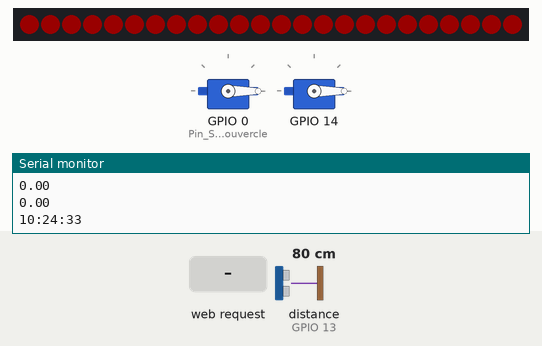
A sketch run on a simulated ESP8266 (NodeMCU). Shown: 2 × servo, 24 RGB LEDs in strip order, left to right, the last lines printed to the serial monitor. Wiring (inferred from the names in the program): ultrasonic range finder: trigger GPIO 13; echo GPIO 13. The test bench sets the inputs (shaded band); at power-on: distance to the obstacle (sensor on GPIO 13) 80 cm. Dim RGB values are drawn brighter than linear; WiFi joins after 1.5 s; servers stay silent unless stated; network time is answered at once with the bench clock; the local clock reads 2024-03-15 10:24:30 at power-on unless the sketch sets it.

Above: at 3.2 s.
3.3 s: distance to the obstacle (sensor on GPIO 13) set to 2 cm
At 4.4 s:
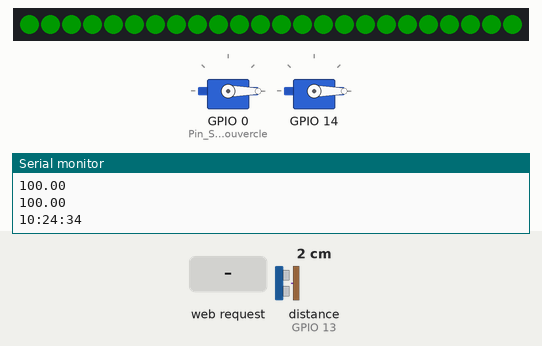
5.0 s: distance to the obstacle (sensor on GPIO 13) set to 4 cm
At 5.8 s:
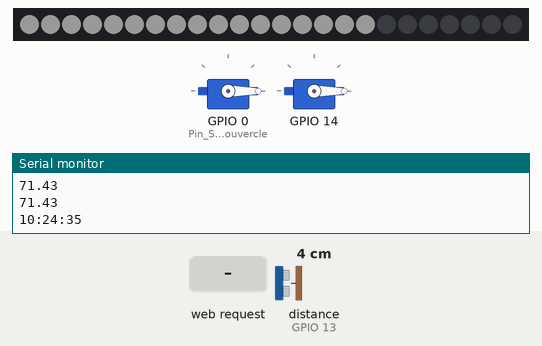
6.5 s: HTTP request GET /doseCroquette received
At 6.66 s:
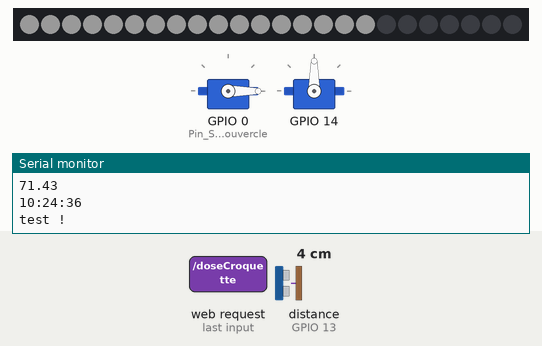
8.2 s: HTTP request GET /actionCouvercle received
At 8.7 s:
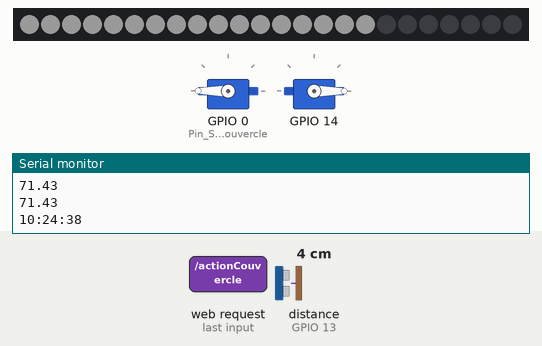
9.7 s: HTTP request GET /doseCroquette?heure=1 received
At 9.88 s:
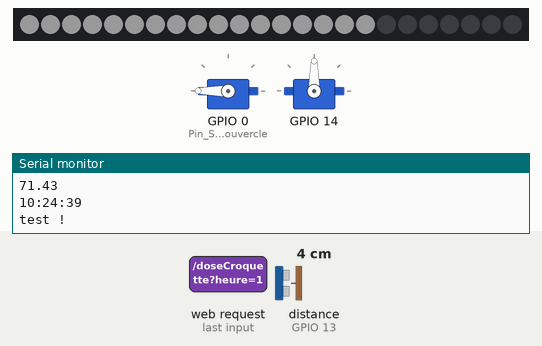
11.4 s: distance to the obstacle (sensor on GPIO 13) set to 9 cm
At 12.9 s:
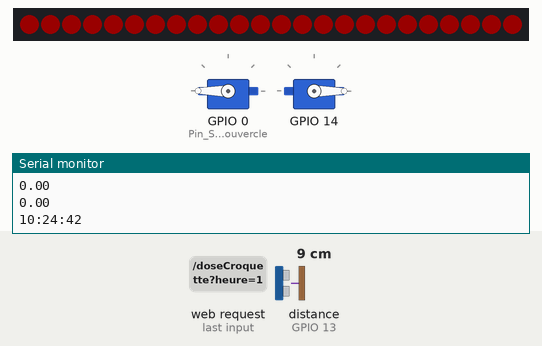
Timing chart, 0 to 13.9 s (numbered marks = the images above; inputs shaded):
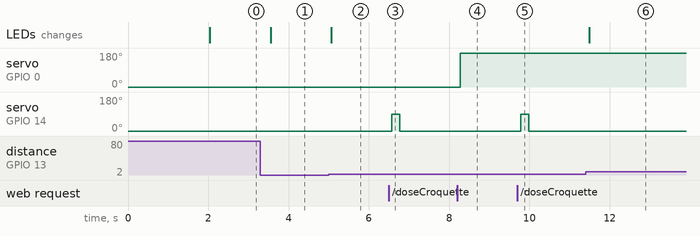

Measured:
- after the input at 3.3 s, the LEDs: change after 0.26 s (image 1)
- after the input at 5.0 s, the LEDs: change after 0.06 s (image 2)
- after the input at 6.5 s, servo on GPIO 14: 0° → 90° after 0.07 s, → 0° 0.20 s later
- after the input at 8.2 s, servo on GPIO 0 (Pin_Servo_Couvercle): 0° → 180° after 0.07 s
- after the input at 9.7 s, servo on GPIO 14: 0° → 90° after 0.08 s, → 0° 0.20 s later
- after the input at 11.4 s, the LEDs: change after 0.09 s (image 6)

The sketch:

project_name.ino
```cpp
#include "Application.h"

Application myApplication;

void setup()
{
  // put your setup code here, to run once:
  myApplication.init();
}

void loop()
{
  // put your main code here, to run repeatedly:
  myApplication.run();
}


/*#include "Application.h"
#include "Affichage.h"

Application myApplication;

void setup()
{
  // put your setup code here, to run once:
  myApplication.init();
}

void loop()
{
  // put your main code here, to run repeatedly:
  myApplication.run();
}*/
```

Affichage.cpp
```cpp
/*********************************************************************
 * @file  Affichage.cpp
 * @author <mettre l'adresse mail ou nom prenom>
 * @brief Fichier source de la classe Affichage
 *********************************************************************/
#include "Affichage.h"


Affichage::Affichage() : strip(NbLed, DataIn, NEO_GRB + NEO_KHZ800) {
    Etat = 0;
    strip.begin();
    strip.setBrightness(25); // maximum 255
    strip.show();
}

void Affichage::Allumer() {
    for (int i = 0; i < strip.numPixels(); i++) {
        strip.setPixelColor(i, 0, 0, 250);
    }
    strip.show();
    Etat = 1;
}

void Affichage::Eteindre() {
    for (int i = 0; i < strip.numPixels(); i++) {
        strip.setPixelColor(i, 0, 0, 0);
    }
    strip.show();
    Etat = 0;
}

void Affichage::AllumerBlanc() {
    for (int i = 0; i < strip.numPixels(); i++) {
        strip.setPixelColor(i, 255, 255, 255);
    }
    strip.show();
    Etat = 1;
}

void Affichage::AllumerProportionnel(int pourcentage) {
    int numLedsAllumees = (pourcentage * strip.numPixels()) / 100;

    for (int i = 0; i < numLedsAllumees; i++) {
        strip.setPixelColor(i, 250, 250, 250);
    }

    for (int i = numLedsAllumees; i < strip.numPixels(); i++) {
        strip.setPixelColor(i, 0, 0, 0);
    }

    strip.show();
    Etat = 1;
}

void Affichage::AllumerRouge() {
    for (int i = 0; i < strip.numPixels(); i++) {
        strip.setPixelColor(i, 250, 0, 0);
    }
    strip.show();
    Etat = 1;
}

void Affichage::AllumerVert() {
    for (int i = 0; i < strip.numPixels(); i++) {
        strip.setPixelColor(i, 0, 250, 0);
    }
    strip.show();
    Etat = 1;
}

void Affichage::Gestion(int valeur) {
    if (valeur < 20) {
        AllumerRouge();
    } else if (valeur > 80) {
        AllumerVert();
    } else {
        AllumerProportionnel(valeur);
    }
}
```

Affichage.h
```cpp
/*********************************************************************
 * @file  Affichage.h
 * @brief Définition de la classe Affichage
 *********************************************************************/
#ifndef AFFICHAGE_H
#define AFFICHAGE_H
#include "conf.h"
#include <Adafruit_NeoPixel.h>

class Affichage {
public:
    /**
     * @brief Constructeur de la classe Affichage
     */
    Affichage();

    /**
     * @brief Allume l'affichage en mettant en couleur toutes les LED
     */
    void Allumer();

    /**
     * @brief Éteint l'affichage en éteignant toutes les LED
     */
    void Eteindre();

    /**
     * @brief Allume les LED en blanc
     */
    void AllumerBlanc();

    /**
     * @brief Allume les LED proportionnelement au pourcentage de croquettes restantes
     * @param pourcentage Le pourcentage à afficher
     */
    void AllumerProportionnel(int pourcentage);

    /**
     * @brief Allume les LED en rouge
     */
    void AllumerRouge();

    /**
     * @brief Allume toutes les LED en vert
     */
    void AllumerVert();

    /**
     * @brief Gestion de l'affichage des LEDs en fonction du pourcentage des croquettes
     * niveau faible = toutes les LEDs rouge ,  niveau haut = toutes les LEDs vertes et entre c'est proportionnel au niveau
     * @param valeur
     */
    void Gestion(int valeur);

private:
    Adafruit_NeoPixel strip;  // Instance de Adafruit_NeoPixel pour la gestion des LED
    int Etat;                 // État de l'affichage (allumé ou éteint)
};

#endif
```

Application.cpp
```cpp
/*********************************************************************
 * @file  Apllication.cpp
 * @author <mettre l'adresse mail ou nom prenom>
 * @brief Fichier source de l'application
 *********************************************************************/
#include "Application.h"

Application::Application() : server(80)
{

}

Application::~Application()
{
  // Code
  ;
}

void Application::init(void)
{
    // Allume les LED
    affichage.Allumer();

    // Initialisation du serveur et de l'horloge
    server.setup();
    time.setup();

    // Définition de la fonction de distribution pour le serveur
    auto distributionFunction = [this]() {
        this->trappe.Distribution();
    };
    server.SetPtr1(distributionFunction);

    // Définition de la fonction de gestion du couvercle pour le serveur
    auto couvercleFunction = [this]() {
        this->couvercle.gestionCouvercle();
    };
    server.SetPtr2(couvercleFunction);
}


void Application::run(void)
{
    // Gestion des clients par le serveur
    server.handleClient();

    //Mise à jour de l'heure
    time.MajHeure();

    // Mise à jour du niveau du réservoir
    reservoir.MAJ();

    // Obtient l'heure actuelle
    time.getHeure();

    // Transmission du pourcentage au serveur
    server.SetCroquette(reservoir.Pourcentage());

    // Gère l'affichage en fonction du pourcentage de croquettes restantes
    affichage.Gestion(reservoir.Pourcentage());

    // Si l'heure sélectionnée sur le serveur web correspond à l'heure actuelle, distribue des croquettes
    if(server.getHeureSelect()==time.getHeure()){
      trappe.Distribution();
    }

    // Délai pour éviter une utilisation intensive du processeur
    delay(500);

}
```

Application.h
```cpp
/*********************************************************************
 * @file  Apllication.h
 * @author <mettre l'adresse mail ou nom prenom>
 * @brief Fichier header de l'application
 *********************************************************************/
#ifndef APPLICATION_H_
#define APPLICATION_H_

#include "MyWebServer.h"
#include "MyTime.h"
#include "Reservoir.h"
#include <Arduino.h>
#include "Trappe.h"
#include "Couvercle.h"
#include "Affichage.h"

/**
  * @class Application
  * @brief Classe Application
*/
class Application
{
  public :
    /**
     * @fn Application();
     * @brief Constructeur par defaut
    */
    Application();
    /**
     * @fn Application();
     * @brief Destructeur
    */
    ~Application();
    /**
     * @fn void init(void)
     * @brief Fonction d'initialisation de l'application
    */
    void init(void);
    /**
     * @fn void run(void)
     * @brief Fonction de lancement de l'application
    */
    void run(void);

  private :
    MyWebServer server;     // Instance de MyWebServer pour gérer le serveur web
    Reservoir reservoir;    // Instance de Reservoir pour gérer le réservoir
    MyTime time;            // Instance de MyTime pour gérer le temps
    Couvercle couvercle;    // Instance de Couvercle pour gérer le couvercle
    Trappe trappe;          // Instance de Trappe pour gérer la trappe
    Affichage affichage;    // Instance de Affichage pour gérer le cercle de LED
};
#endif
```

Couvercle.cpp
```cpp
/*********************************************************************
 * @file  Couvercle.cpp
 * @brief Fichier source de la classe Couvercle
 *********************************************************************/
#include "Couvercle.h"
#include <iostream>
using namespace std;

Couvercle::Couvercle(){
  ServoCouv.attach(Pin_Servo_Couvercle, Servo_Angle_0, Servo_Angle_180);
  ServoCouv.write(Valeur_Fermeture_Couvercle);
  etat = 0;
}

void Couvercle::Open_Door(){
  ServoCouv.write(Valeur_Ouverture_Couvercle);
}

void Couvercle::Close_Door(){
  ServoCouv.write(Valeur_Fermeture_Couvercle);
}

void Couvercle::gestionCouvercle(){
  if(etat==0){
    Serial.println("etat0");
    this->etat = 1;
    this->Open_Door();
  } else {
    this->etat = 0;
    Serial.println("etat1");
    this->Close_Door();
  }
}
```

Couvercle.h
```cpp
/*********************************************************************
 * @file  Couvercle.h
 * @brief Fichier header de la classe Couvercle
 *********************************************************************/
#ifndef COUVERCLE_H
#define COUVERCLE_H
#include "Porte.h"
#include <Servo.h>
#include "conf.h"

/**
 * @class Couvercle
 * @brief Classe héritant de la classe Porte pour représenter un couvercle
 */
class Couvercle : public Porte{

  private:

  int etat;         //Etat du couvercle : 0 = Fermé, 1 = Ouvert
  Servo ServoCouv;  //Instance Servo pour le Couvercle

  public:

  /**
     * @fn Couvercle::Couvercle()
     * @brief Constructeur par défaut de la classe Couvercle
     */
  Couvercle();

  /**
   * @fn void Open_Door()
   * @brief Fonction pour ouvrir le couvercle
   * Utilise la fonction write() de l'objet Servo pour définir l'angle d'ouverture du couvercle.
   */
  void Open_Door();

  /**
   * @fn void Close_Door()
   * @brief Fonction pour fermer le couvercle
   * Utilise la fonction write() de l'objet Servo pour définir l'angle de fermeture du couvercle.
   */
  void Close_Door();

  /**
   * @fn void gestionCouvercle()
   * @brief Fonction pour gérer l'état du couvercle
   *
   */
  void gestionCouvercle();

};

#endif
```

MyTime.cpp
```cpp
/*********************************************************************
 * @file  MyTime.cpp
 * @brief Fichier source de la classe MyTime
 *********************************************************************/
#include "MyTime.h"

MyTime::MyTime() : timeClient(ntpUDP, "pool.ntp.org", gmtOffset_sec){
  Heure[0]=0;
  Heure[1]=0;
}

MyTime::~MyTime(){

}

void MyTime::MajHeure() {
  timeClient.update();                // Met à jour l'heure en interrogeant le serveur NTP.
  Heure[0]= timeClient.getHours();
  Heure[1] = timeClient.getMinutes();
  Heure[2] = timeClient.getSeconds();
}

void MyTime::setup(){
  timeClient.begin();                 // Démarre le client NTP
}

String MyTime::getHeure(){

  String chaineDeCaracteres1 = String(this->Heure[0]);
  String chaineDeCaracteres2 = String(this->Heure[1]);
  String chaineDeCaracteres3 = String(this->Heure[2]);
  String chaineDeCaracteres =  chaineDeCaracteres1 +":"+chaineDeCaracteres2+":"+chaineDeCaracteres3;
  Serial.println( chaineDeCaracteres);
  return  chaineDeCaracteres;
}
```

MyTime.h
```cpp
/*********************************************************************
 * @file  MyTime.h
 * @brief Fichier header de la classe MyTime
 *********************************************************************/
#ifndef MYTIME_H
#define MYTIME_H

#include <WiFiUdp.h>
#include "NTPClient.h"

/**
 * @class MyTime
 * @brief Classe MyTime pour la gestion du temps via NTP
 */
class MyTime {

  private :

    int Heure[3];                         /**< Tableau pour stocker l'heure */
    const long gmtOffset_sec = 3600;      // GMT+1 (par exemple, Paris)
    const int daylightOffset_sec = 3600;  // Décalage d'été (1 heure en secondes)
    WiFiUDP ntpUDP;                       /**< Objet UDP pour la connexion au serveur NTP */
    NTPClient timeClient;                 /**< Client NTP pour la gestion du temps */

  public :
    /**
     * @brief Constructeur de la classe MyTime
     * Initialise les membres de la classe.
     */
    MyTime();

    /**
     * @brief Destructeur de la classe MyTime
     * (S'il y a des ressources à libérer, les libérer ici.)
     */
    ~MyTime();

    /**
     * @fn void setup()
     * @brief Fonction d'initialisation de la classe MyTime
     * Configure le client NTP et initialise la connexion au serveur NTP.
     */
    void setup();

    /**
     * @fn void MajHeure()
     * @brief Fonction pour mettre à jour l'heure
     * Met à jour les informations d'heure en interrogeant le serveur NTP.
     */
    void MajHeure();

    /**
     * @fn String getHeure()
     * @brief Fonction pour obtenir l'heure actuelle au format String
     * @return Une chaîne de caractères représentant l'heure actuelle.
     */
    String getHeure();
};
#endif
```

MyWebServer.cpp
```cpp
/*********************************************************************
 * @file  MyWebServer.cpp
 * @brief Fichier source de la classe MyWebServer
 *********************************************************************/
#include "MyWebServer.h"

void MyWebServer::setup() {

  // Initialisation des paramètres et connexion WiFi
  this->Init();
  Serial.begin(115200);

        // Connexion au réseau WiFi
        WiFi.begin(SSID, PASSWORD);
        while (WiFi.status() != WL_CONNECTED) {
          delay(1000);
          Serial.println("Connecting to WiFi...");
         }
        Serial.println("Connected to WiFi");

        // Initialisation du serveur web
        this->begin();
}

void MyWebServer::begin() {
  // Définition des gestionnaires de route pour le serveur web
  server.on("/", HTTP_GET, std::bind(&MyWebServer::handleRoot, this));
  server.on("/index.html", HTTP_GET, std::bind(&MyWebServer::handleRoot, this));
  server.on("/doseCroquette", HTTP_GET, std::bind(&MyWebServer::doseCroquette, this));
  server.on("/updateHeure", HTTP_GET, std::bind(&MyWebServer::handleUpdateHeure, this));
  server.on("/actionCouvercle", HTTP_GET, std::bind(&MyWebServer::GestionCouvercle, this));

  // Démarrage du serveur web
  server.begin();
}

void MyWebServer::handleClient() {
  // Gestion des clients web
  server.handleClient();
}

void MyWebServer::GestionCouvercle(){
  // Gestion du couvercle en appelant la fonction associée
  Serial.println("test 2 !");
  ptr2();
  server.send(200, "text/plain", "OK");
}

void MyWebServer::handleRoot() {
  // Affichage de la page principale du serveur web
      if (server.uri() == "/") {
          String temp(reinterpret_cast<const __FlashStringHelper*>(index_html));
          // Include the value of the selected time in the HTML page
          temp.replace("%HEURE_SELECTIONNEE%", heureSelectionnee);
          temp.replace("%NIVEAU_CROQUETTE%", niveauCroquette);
          server.send(200, "text/html", temp);
      }
    }

void MyWebServer::doseCroquette() {
      Serial.println("test !");
      ptr1();
      Serial.print("Nouveau niveau de croquette : ");
      Serial.println(niveauCroquette);
      server.send(200, "text/plain", niveauCroquette);
}

void MyWebServer::handleUpdateHeure() {
  // Mise à jour de l'heure en fonction de la requête
        if (server.hasArg("heure")) {
          heureSelectionnee = server.arg("heure");
          Serial.print("Nouvelle heure : ");
          Serial.println(heureSelectionnee);
          server.send(200, "text/plain", "OK");
        } else {
          server.send(400, "text/plain", "Erreur de requête");
        }
    }

void MyWebServer::Init(){
  // Initialisation des variables et des pointeurs de fonction
  heureSelectionnee = "";
  niveauCroquette = "50%";
  SSID = "iPhone de Nathan";
  PASSWORD = "123456789";
  ptr1 = NULL;
  ptr2 = NULL;
}

void MyWebServer::SetPtr1(std::function<void()> IT_function) {
   // Définition du pointeur de fonction 1
    this->ptr1 = IT_function;
}

void MyWebServer::SetPtr2(std::function<void()> IT_function) {
  // Définition du pointeur de fonction 2
    this->ptr2 = IT_function;
}

void MyWebServer::SetCroquette(long entier){
  // Mise à jour du niveau de croquettes
  niveauCroquette = String(entier);
}

String MyWebServer::getHeureSelect() {
  // Récupération de l'heure sélectionnée en string
  return heureSelectionnee+":0";
}
```

MyWebServer.h
```cpp
/*********************************************************************
 * @file  MyWebServer.h
 * @brief Fichier header de la classe MyWebServer
 *********************************************************************/
#ifndef MYWEBSERVER_H
#define MYWEBSERVER_H


#include <ESP8266WebServer.h>
#include <ESP8266WiFi.h>
#include "html.h"
#include <string>

/**
 * @class MyWebServer
 * @brief Classe pour la gestion du serveur web sur ESP8266
 */
class MyWebServer {

  public:
    /**
     * @brief Constructeur de la classe MyWebServer
     * @param port Numéro de port pour le serveur web
     */
    MyWebServer(int port) : server(port) {}

    /**
     * @brief Fonction d'initialisation du serveur web
     * Configure le serveur web et initialise les paramètres.
     */
    void setup();

    /**
     * @brief Fonction pour démarrer le serveur web
     * Met en marche le serveur web.
     */
    void begin();

    /**
     * @brief Fonction pour gérer les clients web
     * Permet de gérer les requêtes des clients
     */
    void handleClient();

    /**
     * @brief Fonction pour l'initialisation
     * Initialise les variables et fonctions nécessaires.
     */
    void Init();

    /**
     * @brief Fonction pour définir le pointeur de fonction 1
     * @param IT_function Pointeur vers la première fonction à exécuter.
     */
    void SetPtr1(std::function<void()> IT_function);

    /**
     * @brief Fonction pour définir le pointeur de fonction 2
     * @param IT_function Pointeur vers la deuxième fonction à exécuter.
     */
    void SetPtr2(std::function<void()> IT_function);

    /**
     * @brief Fonction pour définir le niveau de croquettes
     * @param entier Niveau de croquettes en pourcentage.
     */
    void SetCroquette(long entier);

    /**
      * @fn String getHeureSelect()
      * @brief Fonction pour obtenir l'heure sélectionnée
      * @return Une chaîne de caractères représentant l'heure sélectionnée
      */
    String getHeureSelect();

  private:

    String heureSelectionnee;     // Variable pour stocker l'heure sélectionnée
    String niveauCroquette;       // Variable pour stocker le niveau de croquettes
    const char *SSID;             // SSID du réseau WiFi
    const char *PASSWORD;         // Mot de passe du réseau WiFi
    ESP8266WebServer server;      // Objet ESP8266WebServer pour la gestion du serveur web

    /**
     * @brief Fonction pour gérer la page d'accueil
     * Affiche la page principale du serveur web.
     */
    void handleRoot();

    /**
     * @brief Fonction pour distribuer des croquettes
     * Exécute la distribution de croquettes en appelant la fonction associée.
     */
    void doseCroquette();

    /**
     * @brief Fonction pour mettre à jour l'heure
     * Exécute la mise à jour de l'heure en appelant la fonction associée.
     */
    void handleUpdateHeure();

    /**
     * @brief Fonction pour la gestion du couvercle
     * Exécute la gestion du couvercle en appelant la fonction associée.
     */
    void GestionCouvercle();

    std::function<void()> ptr1;     // Pointeur vers la première fonction */
    std::function<void()> ptr2;     // Pointeur vers la deuxième fonction */


};

#endif
```

Source omitted: Reservoir.cpp (1509 bytes), Reservoir.h (1803 bytes), Trappe.cpp (641 bytes), Trappe.h (1205 bytes), Ultrasonic.cpp (3320 bytes), Ultrasonic.h (1778 bytes), conf.h (1493 bytes), html.h (3702 bytes), Porte.cpp (374 bytes), Porte.h (947 bytes)
